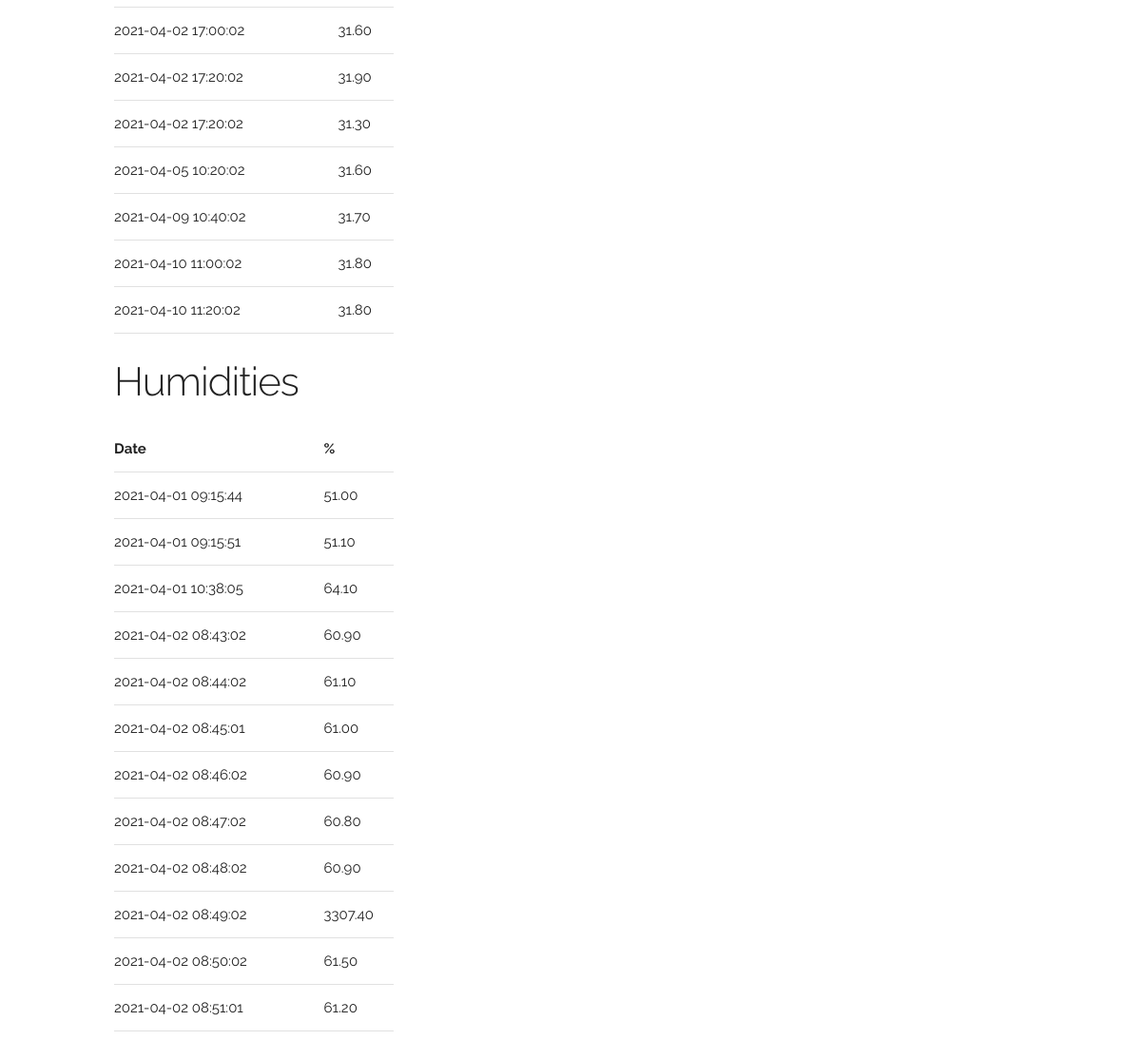
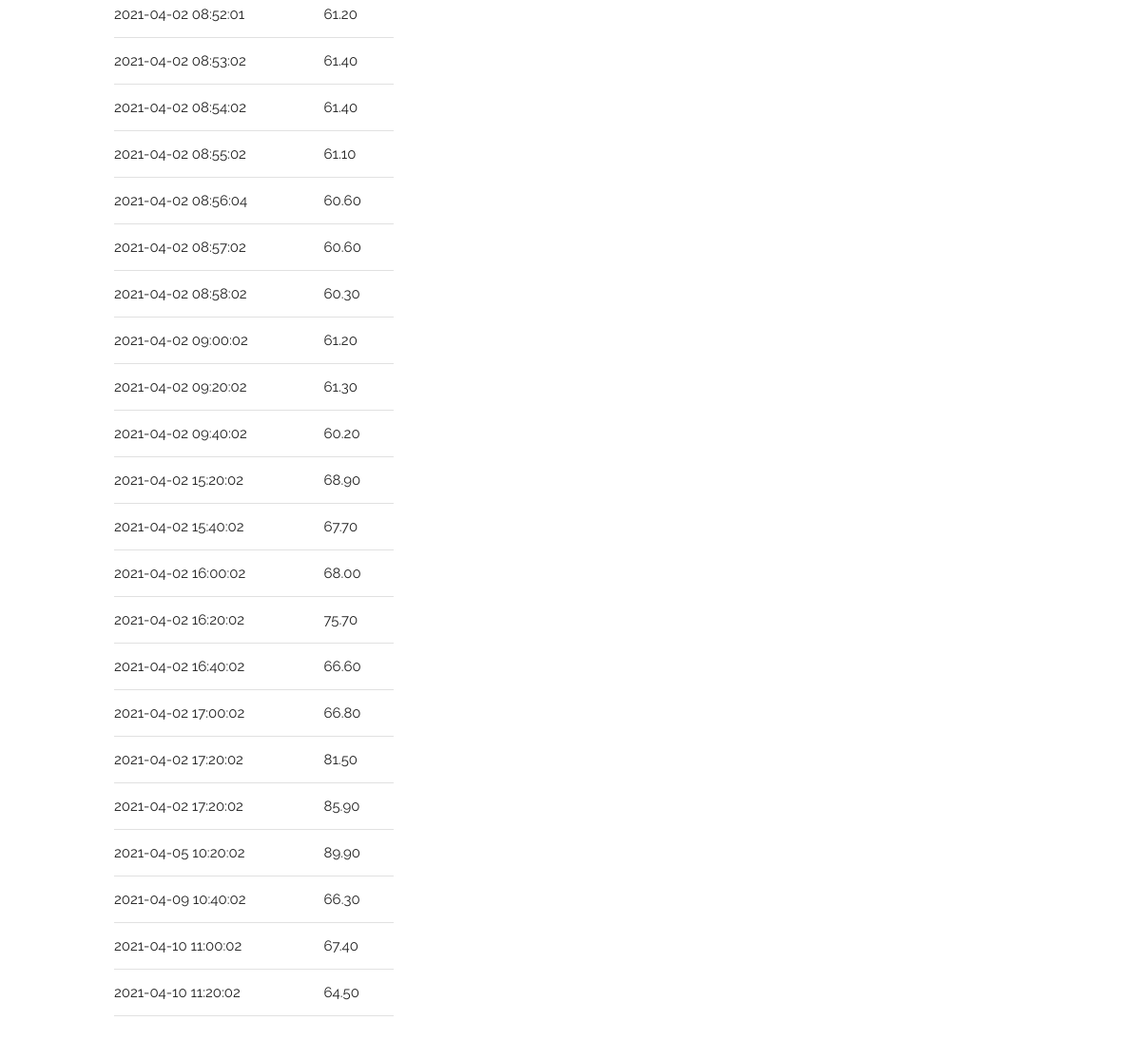
The app's page /lab_env_db (lower part), older data (2 pictures, top to bottom).
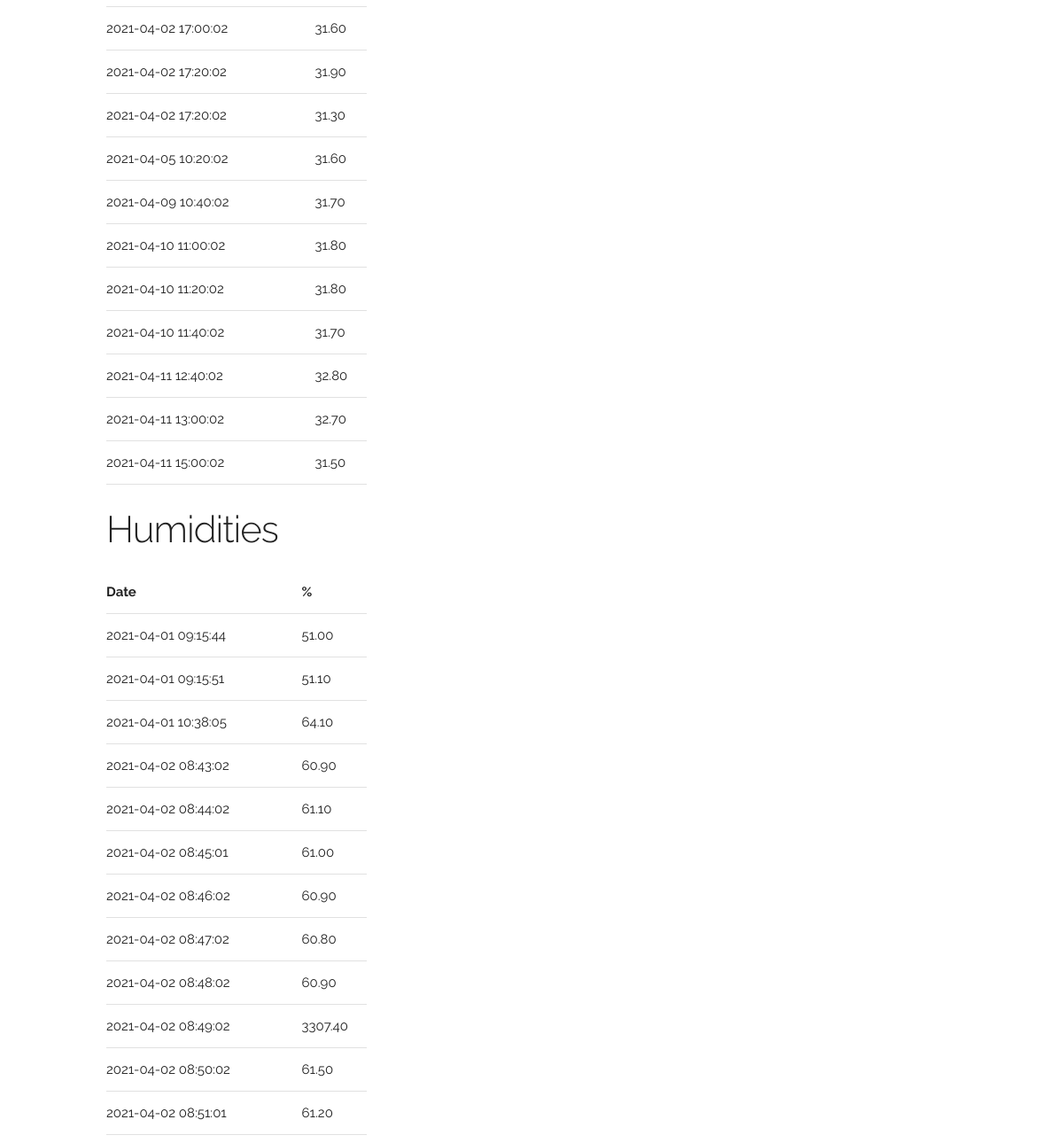
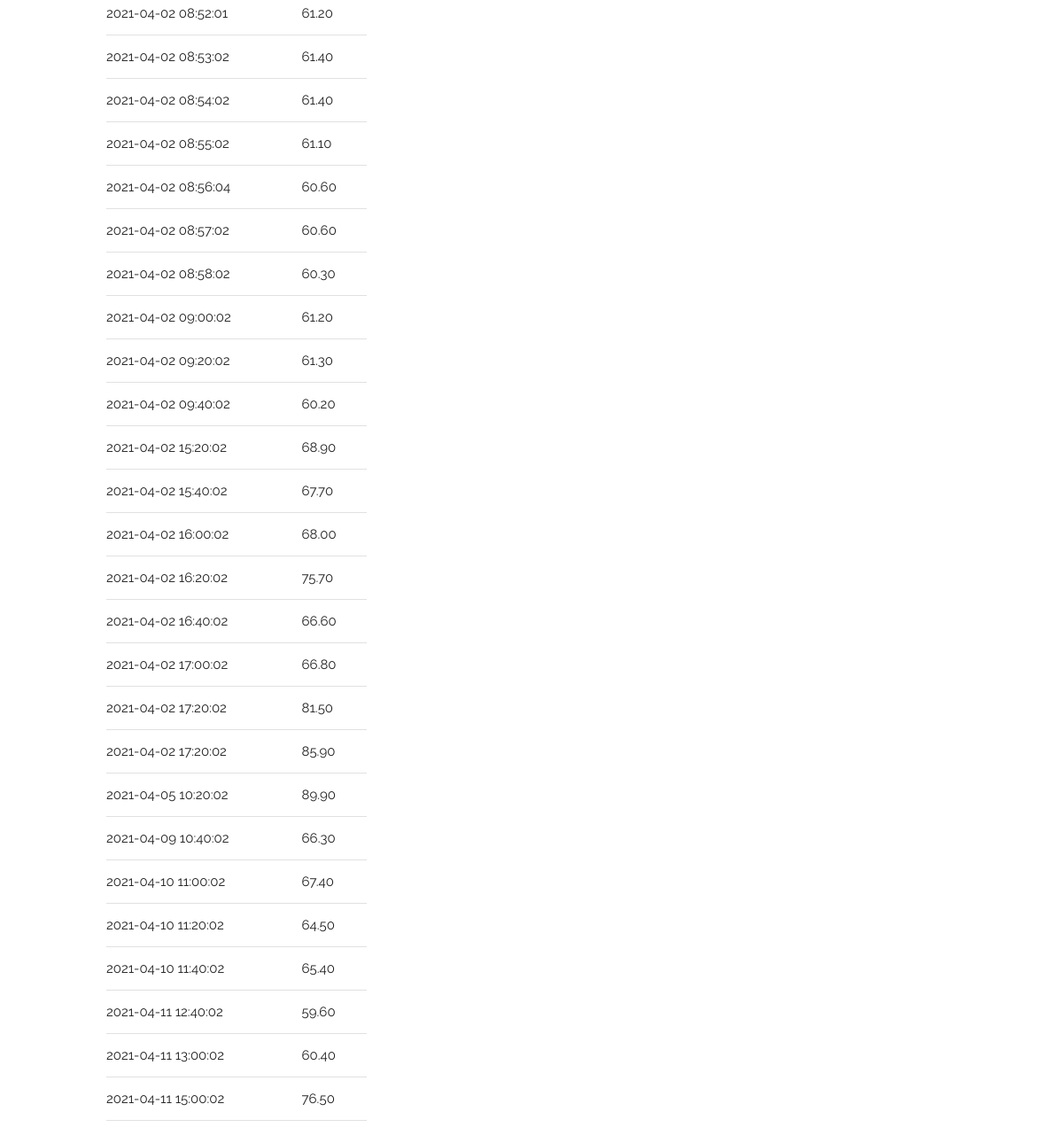
The same page, newer data (2 pictures, top to bottom).
### tables this page shows
CREATE TABLE temperatures (rDatetime datetime, sensorID text, temp numeric);

CREATE TABLE humidities (rDatetime datetime, sensorID text, hum numeric);

### lab_app.py (the view)
@app.route("/lab_env_db")
def lab_env_db():
	conn=sqlite3.connect('/var/www/lab_app/lab_app.db')
	curs=conn.cursor()
	curs.execute("SELECT * FROM temperatures")
	temperatures = curs.fetchall()
	curs.execute("SELECT * FROM humidities")
	humidities = curs.fetchall()
	conn.close()
	return render_template("lab_env_db.html",temp=temperatures,hum=humidities)

### templates/lab_env_db.html (shortened to what this page needs)
<!DOCTYPE html>
<html lang="en">
  <head>
    <link rel="stylesheet" href="/static/css/normalize.css">
    <link rel="stylesheet" href="/static/css/skeleton.css">
  </head>
  <body>
    <div class="container">
      <div class="row">
        <div class="one-third column" style="margin-top: 5%">
            <table class="u-full-width">
              <tbody>
                {% for row in temp %}
                <tr>
                  <td>{{row[0]}}</td>
                  <td>{{'%0.2f'|format(row[2])}}</td>
                </tr>
                {% endfor %}
              </tbody>
            </table>
            <h2>Humidities</h2>
            <table class="u-full-width">
              <thead>
                <tr>
                  <th>Date</th>
                  <th>%</th>
                </tr>
              </thead>
              <tbody>
                {% for row in hum %}
                <tr>
                  <td>{{row[0]}}</td>
                  <td>{{'%0.2f'|format(row[2])}}</td>
                </tr>
                {% endfor %}
              </tbody>
            </table>
        </div>
    </div>
  </body>
</html>

### static/css/skeleton.css (style rules this page uses)
.container { position: relative; width: 100%; max-width: 960px; margin: 0 auto; padding: 0 20px; box-sizing: border-box; }
.column, .columns { width: 100%; float: left; box-sizing: border-box; }
@media (min-width: 400px) { .container { width: 85%; padding: 0; } }
@media (min-width: 550px) { .container { width: 80%; } }
@media (min-width: 550px) { .column, .columns { margin-left: 4%; } }
@media (min-width: 550px) { .column:first-child, .columns:first-child { margin-left: 0; } }
@media (min-width: 550px) { .one-third.column { width: 30.6666666667%; } }
html { font-size: 62.5%; }
body { font-size: 1.5em; line-height: 1.6; font-weight: 400; font-family: "Raleway", "HelveticaNeue", "Helvetica Neue", Helvetica, Arial, sans-serif; color: #222; }
h1, h2, h3, h4, h5, h6 { margin-top: 0; margin-bottom: 2rem; font-weight: 300; }
h2 { font-size: 3.6rem; line-height: 1.25; letter-spacing: -.1rem; }
@media (min-width: 550px) { h2 { font-size: 4.2rem; } }
th:first-child, td:first-child { padding-left: 0; }
th:last-child, td:last-child { padding-right: 0; }
pre, blockquote, dl, figure, table, p, ul, ol, form { margin-bottom: 2.5rem; }
.u-full-width { width: 100%; box-sizing: border-box; }
.container:after, .row:after, .u-cf { content: ""; display: table; clear: both; }

Row changes from the older to the newer data that the page shows:
added temperatures: rDatetime "2021-04-10 11:40:02", temp "31.70"
added temperatures: rDatetime "2021-04-11 12:40:02", temp "32.80"
added temperatures: rDatetime "2021-04-11 13:00:02", temp "32.70"
added temperatures: rDatetime "2021-04-11 15:00:02", temp "31.50"
added humidities: rDatetime "2021-04-10 11:40:02", hum "65.40"
added humidities: rDatetime "2021-04-11 12:40:02", hum "59.60"
added humidities: rDatetime "2021-04-11 13:00:02", hum "60.40"
added humidities: rDatetime "2021-04-11 15:00:02", hum "76.50"
